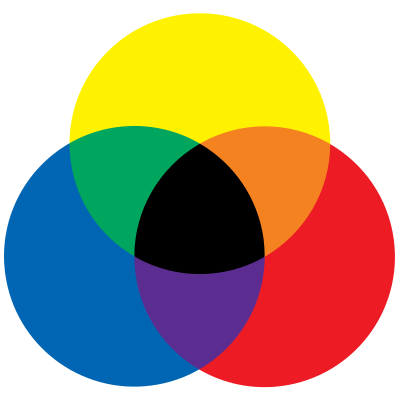
#> input picture venn.png, 400 x 400 px
$ python p1-b.py
#> lines starting #> are read from the running program, lines starting #| are printed output that depends on the picture; after the words box and inside, x2 and y2 are one past the last pixel; in counts of white or black regions, pixels touching at a corner belong together
import numpy as np
import scipy.spatial as sp
import cv2

# Load two images
img1 = cv2.imread('venn.png')
#> img1 is the input picture: shape (400, 400, 3); mean B, G, R 127.3, 154.4, 171.9
img2 = cv2.imread('mask.png')
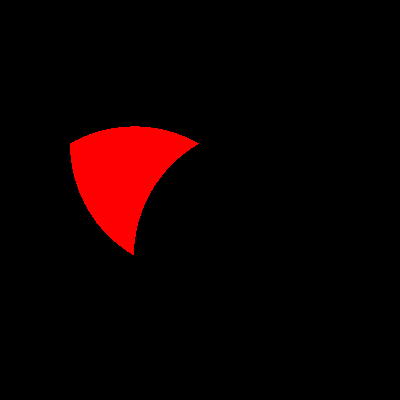
#> input picture mask.png, 400 x 400 px
#> img2 is the input picture: shape (400, 400, 3); mean B, G, R 0, 0, 13.9
# I want to put mask on top-left corner, So I create a ROI
rows,cols,channels = img2.shape
#> rows = 400; cols = 400; channels = 3
roi = img1[0:rows, 0:cols ]
# Now create a mask of logo and create its inverse mask also
img2gray = cv2.cvtColor(img2,cv2.COLOR_BGR2GRAY)
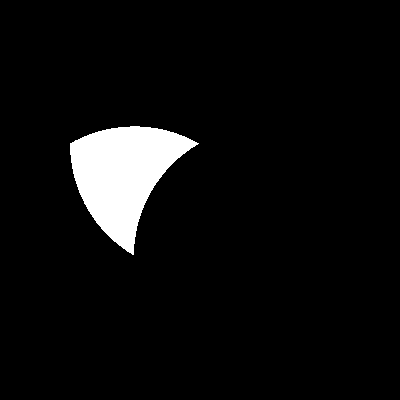
#> img2gray: shape (400, 400); values 0 (black) and 76 (white), 5.5% white; 1 white region, box (x1, y1, x2, y2) and area: (70, 126, 199, 255) 8728
ret, mask = cv2.threshold(img2gray, 10, 255, cv2.THRESH_BINARY)
mask_inv = cv2.bitwise_not(mask)
# Now black-out the area of logo in ROI
img1_bg = cv2.bitwise_and(roi,roi,mask = mask_inv)
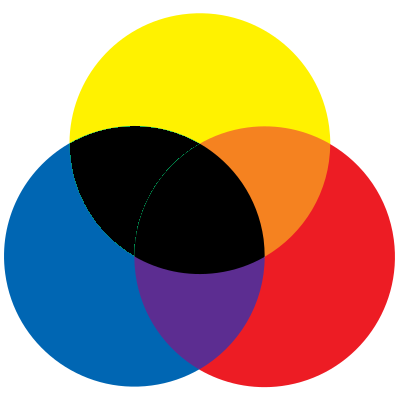
#> img1_bg: shape (400, 400, 3); mean B, G, R 122.2, 145.3, 171.9
# Take only region of logo from logo image.
img2_fg = cv2.bitwise_and(img2,img2,mask = mask)
# Put logo in ROI and modify the main image
dst = cv2.add(img1_bg,img2_fg)
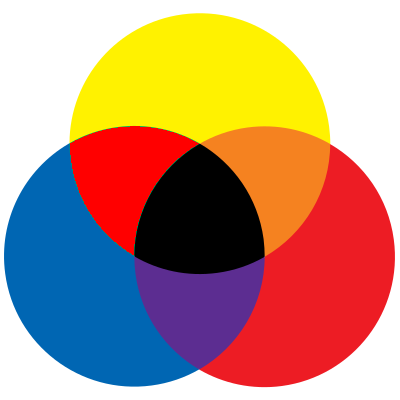
#> dst: shape (400, 400, 3); mean B, G, R 122.2, 145.3, 185.8
img1[0:rows, 0:cols ] = dst
cv2.imshow('res',img1)
cv2.waitKey(0)
cv2.destroyAllWindows()
